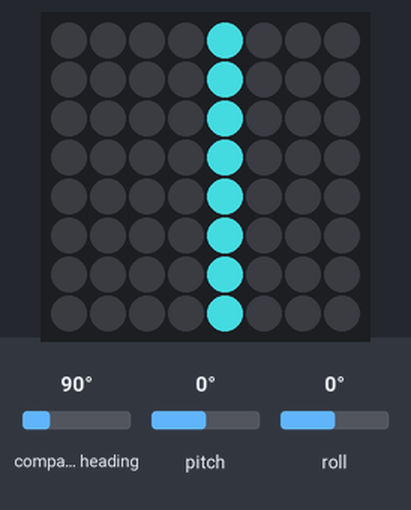
Simulated run of this program. Board: Raspberry Pi (BCM pin numbers) with a Sense HAT. Parts: the Sense HAT's 8×8 RGB LED matrix. Inputs (shaded band) come from the test bench; at power-on: roll 0°, compass heading 90°, pitch 0°. Dim RGB values are drawn brighter than linear; the Sense HAT reports a negative pitch or roll as 360° plus the angle.

Above: at 1.2 s.
1.3 s: roll set to -86°
At 1.8 s:
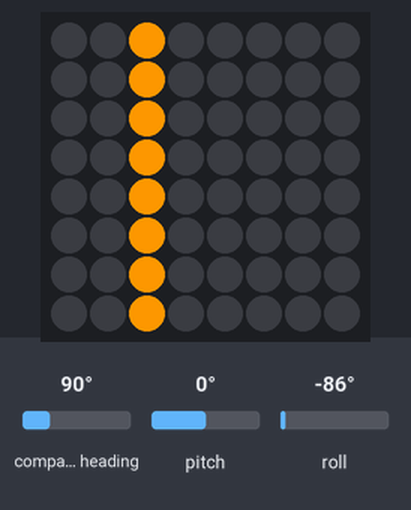
2.8 s: roll set to -45°
At 4.0 s:
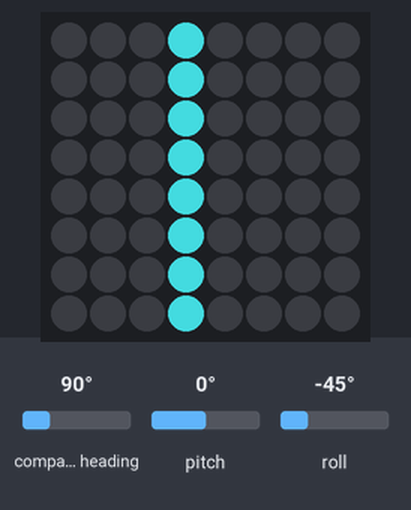
4.3 s: roll set to 45°
At 5.3 s:
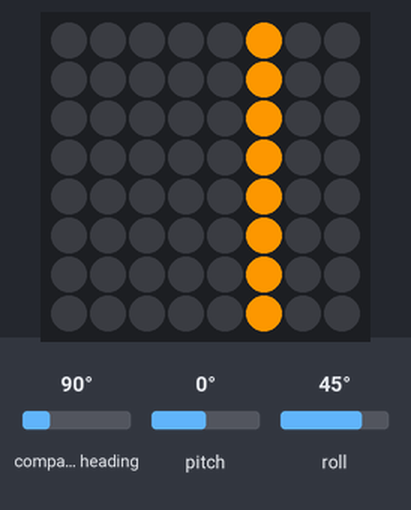
Timing chart, 0 to 7.3 s (numbered marks = the images above; inputs shaded):
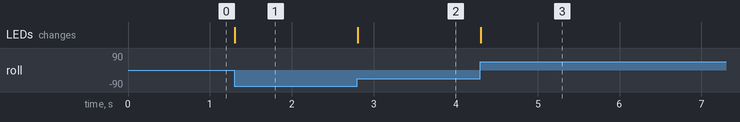

The program:

orientation-bar.py
```python
from sense_hat import SenseHat
import math
import signal
import sys

sense = SenseHat()
sense.set_rotation(90)
rows = 8

colours_per_row = [
  (242,6,104),
  (252,94,48),
  (250,149,23),
  (52,156,163),
  (52,156,163),
  (250,149,23),
  (252,94,48),
  (242,6,104)
]
black = (0, 0, 0)

# Shift-lefting orientation angle
def shiftAngle (angle):
  return (angle - 180) if angle > 180 else (angle + 180)

def pixelRow(angle):
  normalized_angle = math.floor( rows * shiftAngle(angle) / 360 )
  return [colours_per_row[i] if i == normalized_angle else black for i in range(rows)]

# Exit handling
def exit_handler(signal, frame):
  sense.clear()
  sys.exit(0)

signal.signal(signal.SIGTERM, exit_handler)

while True:
    roll = sense.get_orientation_degrees()['roll']

    pixels = []
    for num in range(rows): pixels = pixels + pixelRow(roll)

    sense.set_pixels(pixels)
```

Measured:
- after the input at 1.3 s, the LEDs: change at once (image 1)
- after the input at 2.8 s, the LEDs: change at once (image 2)
- after the input at 4.3 s, the LEDs: change at once (image 3)
